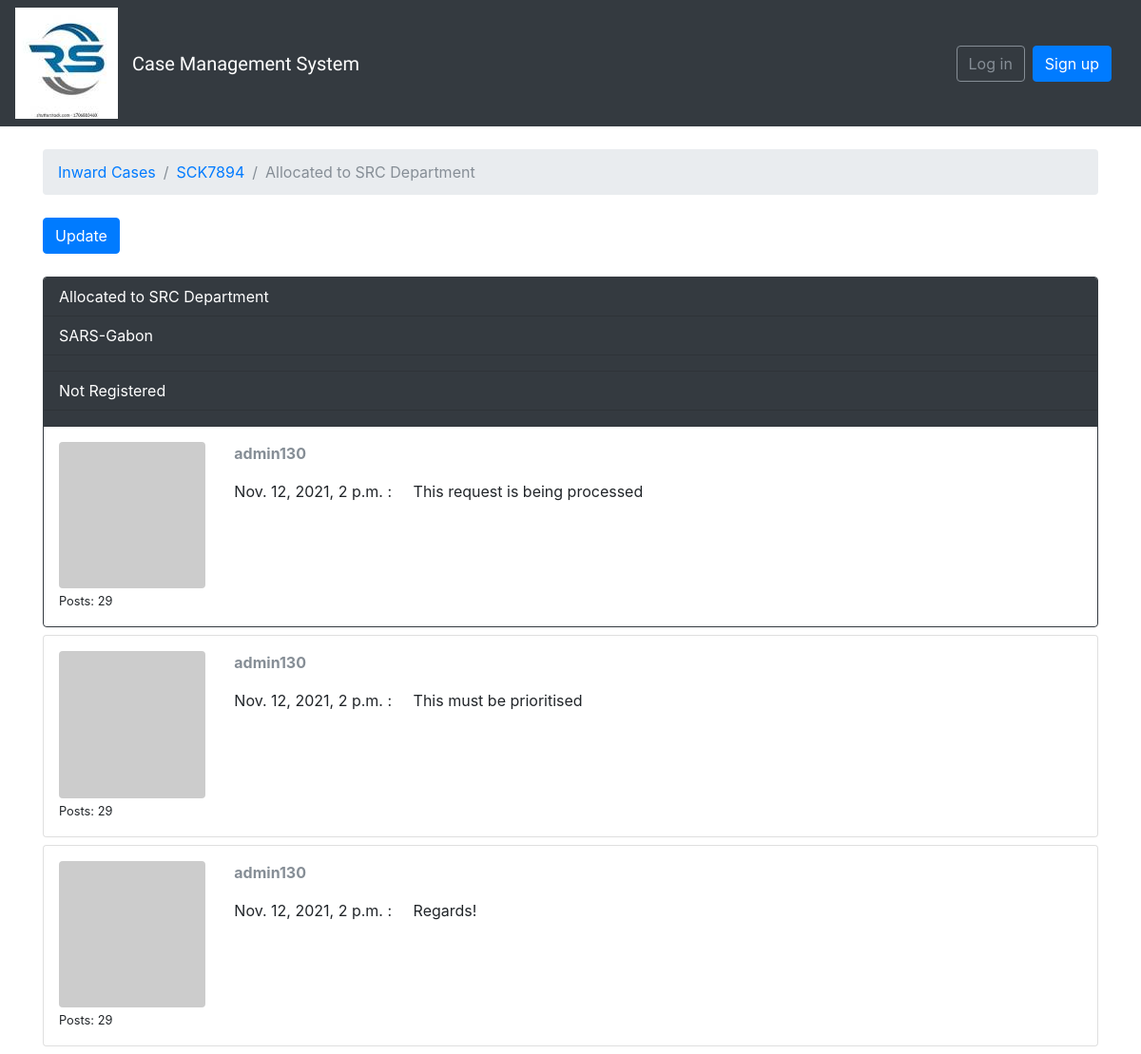
The app's page /boards/2/topics/3/ with its own data.
### boards/models.py (models this page shows, shortened)
class Topic(models.Model):
    A = "Acknowledgement sent"
    B = "Case rejected"
    C = "Interim report sent"
    D = "Allocated to SRC Department"
    E = "Allocated to Third Party"
    F = "Partial / Interim Response sent"
    G = "Final Response sent"
    H = "Partial / Interim Response Received"
    I = "Final Response Received"
    J = "Case Finalised"
    progress_choices = (
        (A, 'Acknowledgement sent'), (B, 'Case rejected'),
        (C, 'Interim report sent'), (D, 'Allocated to SRC Department'), (E, 'Allocated to Third Party'),
        (F, 'Partial / Interim Response sent'), (G, 'Final Response sent'), (H, 'Partial / Interim Response Received'),
        (I, 'Final Response Received'), (J, 'Case Finalised')
    )
    A = "3 Days"
    B = "30 days"
    C = "60 days"
    D = "90 days"
    E = "120 days"
    F = "180 days"
    G = "360 days"
    span_choices = (
        (A, '3 days'), (B, '30 days'),
        (C, '60 days'), (D, '90 days'), (E, '120 days'),
        (F, '180 days'), (G, '360 days')
    )
    A = "Not Registered"
    B = "Active"
    C = "Inactive"
    D = "In Good Standing"
    E = "Non-Compliant"
    F = "Struck Off"
    G = "Dissolved"
    status_choices = (
        (A, 'Not Registered'), (B, 'Active'),
        (C, 'Inactive'), (D, 'In Good Standing'), (E, 'Non-Compliant'),
        (F, 'Struck Off'), (G, 'Dissolved'), (H, 'Not Applicable'),
    )
    A = "Bank"
    B = "BO"
    C = "Directors"
    D = "Accounting"
    E = "Invoices"
    F = "Agreements"
    G = "Contracts"
    H = "Others"
    information_choices = (
        (A, 'Bank'), (B, 'BO'),
        (C, 'Directors'),
        (D, 'Accounting'),
        (E, 'Invoices'),
        (F, 'Agreements'),
        (G, 'Contracts'),
        (H, 'Others')
    )
    progress = models.CharField(max_length=40, choices=progress_choices, default=A)
    requesting_party_reference_number = models.CharField(max_length=20, default="", editable=True)
    taxpayer_status = models.CharField(max_length=40, choices=status_choices, default=A)
    last_updated = models.DateTimeField(auto_now_add=True)
    case_age = DurationField(blank=True, null=True)
    board = models.ForeignKey(Board, related_name='topics', on_delete=models.CASCADE)
    starter = models.ForeignKey(User, related_name='topics', on_delete=models.CASCADE)
    nature_of_information_requested = MultiSelectField(choices=information_choices)
    nature_of_information_received = MultiSelectField(choices=information_choices)
    date_received = models.DateField(auto_now_add=True)
    date_created = models.DateTimeField(auto_now_add=True)
    date_process_finished = models.DateTimeField(auto_now=True)
    time_to_completion = models.CharField(max_length=35, choices=span_choices, default=A)
    point_of_contact_name = models.CharField(max_length=150, default="", editable=True)
    others = models.CharField(max_length=60, default="", editable=True)
    point_of_contact_email = models.CharField(max_length=250, default="", editable=True)
    point_of_contact_telephone1 = models.CharField(max_length=150, blank=True, default="0123430000", editable=True)
    point_of_contact_telephone2 = models.CharField(max_length=150, blank=True, default="0123430001", editable=True)
    total = models.DurationField(blank=True, null=True)

class Board(models.Model):
    A = "Request for Information"
    B = "Automatic Exchange of Information"
    C = "Spontaneous Exchange of Information"
    D = "Tax Examination Abroad"
    E = "Joint Audit"
    F = "Industry Wide Exchange of Information"
    query_choices = (
        (A, 'Request for Information'), (B, 'Automatic Exchange of Information'),
        (C, 'Spontaneous Exchange of Information'), (D, 'Tax Examination Abroad'), (E, 'Joint Audit'),
        (F, 'Industry Wide Exchange of Information'),
    )
    A = "OECD Model Tax Convention"
    B = "UN Model Tax Convention"
    C = "Global Forum Mutual Administrative Assistance Agreement"
    D = "Global Forum Model Tax Information Exchange Agreement"
    E = "African Tax Administration Forum Mutual Administrative Assistance Agreement"
    F = "Regional instruments and agreements"
    instrument_choices = (
        (A, 'OECD Model Tax Convention'), (B, 'UN Model Tax Convention'),
        (C, 'Global Forum Mutual Administrative Assistance Agreement'),
        (D, 'Global Forum Model Tax Information Exchange Agreement'),
        (E, 'African Tax Administration Forum Mutual Administrative Assistance Agreement'),
        (F, 'Regional instruments and agreements')
    )
    A = "Income Tax"
    B = "Value Added Tax"
    C = "Payroll Taxes"
    D = "Excise Tax"
    E = "Other Tax"
    type_choices = (
        (A, 'Income Tax'), (B, 'Value Added Tax'),
        (C, 'Payroll Taxes'),
        (D, 'Excise Tax'),
        (E, 'Other Tax'),
    )
    A = "Bulk"
    B = "Group"
    C = "Single"
    query_type_choices = (
        (A, 'Bulk'), (B, 'Group'),
        (C, 'Single'),
    )
    tax_period_choices = (
        ('2015', '2015'),
        ('2016', '2016'),
        ('2017', '2017'),
        ('2018', '2018'),
        ('2019', '2019'),
        ('2020', '2020'),
        ('2021', '2021'),
        ('Custom', 'Custom')
    )
    employees_list = []
    user = User.objects.all()
    for i in user:
        a = (str(i), str(i))
        employees_list.append(a)
    employee = models.CharField(max_length=100, choices=employees_list, default="")
    reference = models.CharField(max_length=12, default="SRC.I.", unique=True)
    subject = models.CharField(max_length=100, default="", editable=True)
    instrument = models.CharField(max_length=100, choices=instrument_choices, default=A)
    query = models.CharField(max_length=150, choices=query_choices, default=A)
    query_type = models.CharField(max_length=25, choices=query_type_choices, default=A)
    tax_period = models.CharField(max_length=15, default="", choices=tax_period_choices, editable=True)
    start_tax_period = models.DateField(default="2015-12-12", editable=True)
    end_tax_period = models.DateField(default="2020-12-31", editable=True)
    tax_type = models.CharField(max_length=100, choices=type_choices, default=A)
    if_other_tax_type = models.CharField(max_length=50, default="n/a", editable=True)
    country = CountryField(blank_label='select a country')
    document = models.FileField(upload_to='documents/', default="")

class Post(models.Model):
    notes = models.TextField(max_length=4000, default="", editable=True)
    topic = models.ForeignKey(Topic, related_name='posts', on_delete=models.CASCADE)
    created_at = models.DateTimeField(auto_now_add=True)
    updated_at = models.DateTimeField(null=True)
    created_by = models.ForeignKey(User, related_name='posts', on_delete=models.CASCADE)
    updated_by = models.ForeignKey(User, null=True, related_name='+', on_delete=models.CASCADE)

### boards/views.py (the view)
# urls.py: re_path(r'^boards/(?P<pk>\d+)/topics/(?P<topic_pk>\d+)/$', views.topic_posts, name='topic_posts'),
def topic_posts(request, pk, topic_pk):
    topic = get_object_or_404(Topic, board__pk=pk, pk=topic_pk)
    topic.save()
    return render(request, 'topic_posts.html', {'topic': topic})

### boards/templatetags/gravatar.py (called while the page is built)
@register.filter
def gravatar(user):
    email = user.email.lower().encode('utf-8')
    default = 'mm'
    size = 256
    url = 'https://www.gravatar.com/avatar/{md5}?{params}'.format(
        md5=hashlib.md5(email).hexdigest(),
        params=urlencode({'d': default, 's': str(size)})
    )
    return url

### templates/topic_posts.html (shortened to what this page needs)
{% extends 'base.html' %}
{% load gravatar %}
{% block breadcrumb %}
  <li class="breadcrumb-item"><a href="{% url 'boards' %}">Inward Cases</a></li>
  <li class="breadcrumb-item"><a href="{% url 'board_topics' topic.board.pk %}">{{ topic.board.reference }}</a></li>
  <li class="breadcrumb-item active">{{ topic.progress }}</li>
{% endblock %}
{% block content %}
  <div class="mb-4">
    <a href="{% url 'reply_topic' topic.board.pk topic.pk %}" class="btn btn-primary" role="button">Update</a>
  </div>
  {% for post in topic.posts.all %}
    <div class="card mb-2 {% if forloop.first %}border-dark{% endif %}">
      {% if forloop.first %}
        <div class="card-header text-white bg-dark py-2 px-3">{{ topic.progress }}</div>
        <div class="card-header text-white bg-dark py-2 px-3">{{ topic.requesting_party_reference_number }}</div>
        <div class="card-header text-white bg-dark py-2 px-3">{{ topic.nature_of_information }}</div>
        <div class="card-header text-white bg-dark py-2 px-3">{{ topic.taxpayer_status }}</div>
        <div class="card-header text-white bg-dark py-2 px-3">{{ topic.point_of_contact_surname }}</div>
      {% endif %}
      <div class="card-body p-3">
        <div class="row">
          <div class="col-2">
            <img src="{{ post.created_by|gravatar }}" alt="{{ post.created_by.username }}" class="w-100 rounded">
            <small>Posts: {{ post.created_by.posts.count }}</small>
          </div>
          <div class="col-10">
            <div class="row mb-3">
              <div class="col-6">
                <strong class="text-muted">{{ post.created_by.username }}</strong>
              </div>
            </div>
            {{ post.created_at }} : &nbsp;&nbsp;&nbsp;
            {{ post.notes }}
          </div>
        </div>
      </div>
    </div>
  {% endfor %}
{% endblock %}

### templates/base.html (shortened to what this page needs)
{% load static %}
<!DOCTYPE html>
<html>
  <head>
    <link rel="stylesheet" href="{% static 'css/bootstrap.min.css' %}">
    <link rel="stylesheet" href="{% static 'css/app.css' %}">
  </head>
  <body>
    {% block body %}
      <nav class="navbar navbar-expand-sm navbar-dark bg-dark">
        <img class="img-fluid" src="{% static 'assets/img/rs_logo_1.jpg' %}" alt="..." />
        <div class="container">
          <a class="navbar-brand" href="{% url 'home' %}">Case Management System</a>
          <div class="collapse navbar-collapse" id="mainMenu">
            {% if user.is_authenticated %}
              <ul class="navbar-nav ml-auto">
                <li class="nav-item dropdown">
                  <a class="nav-link dropdown-toggle" href="#" id="userMenu" data-toggle="dropdown" aria-haspopup="true" aria-expanded="false">
                    {{ user.username }}
                  </a>
                  <div class="dropdown-menu dropdown-menu-right" aria-labelledby="userMenu">
                    <a class="dropdown-item" href="{% url 'my_account' %}">My account</a>
                    <a class="dropdown-item" href="{% url 'password_change' %}">Change password</a>
                    <div class="dropdown-divider"></div>
                    <a class="dropdown-item" href="{% url 'logout' %}">Log out</a>
                  </div>
                </li>
              </ul>
            {% else %}
              <form class="form-inline ml-auto">
                <a href="{% url 'login' %}" class="btn btn-outline-secondary">Log in</a>
                <a href="{% url 'signup' %}" class="btn btn-primary ml-2">Sign up</a>
              </form>
            {% endif %}
          </div>
        </div>
      </nav>
      <div class="container">
        <ol class="breadcrumb my-4">
          {% block breadcrumb %}
          {% endblock %}
        </ol>
        {% block content %}
        {% endblock %}
      </div>
    {% endblock body %}
  </body>
</html>

### static/css/app.css (style rules this page uses)
.navbar-brand { font-family: 'Peralta', cursive; }

### records on screen
Topic: board.reference "SCK7894", progress "Allocated to SRC Department", requesting_party_reference_number "SARS-Gabon", taxpayer_status "Not Registered"
Post: created_by.posts.count "29", created_by.username "admin130", created_at "Nov. 12, 2021, 2 p.m.", notes "This request is being processed"
Post: created_by.posts.count "29", created_by.username "admin130", created_at "Nov. 12, 2021, 2 p.m.", notes "This must be prioritised"
Post: created_by.posts.count "29", created_by.username "admin130", created_at "Nov. 12, 2021, 2 p.m.", notes "Regards!"
